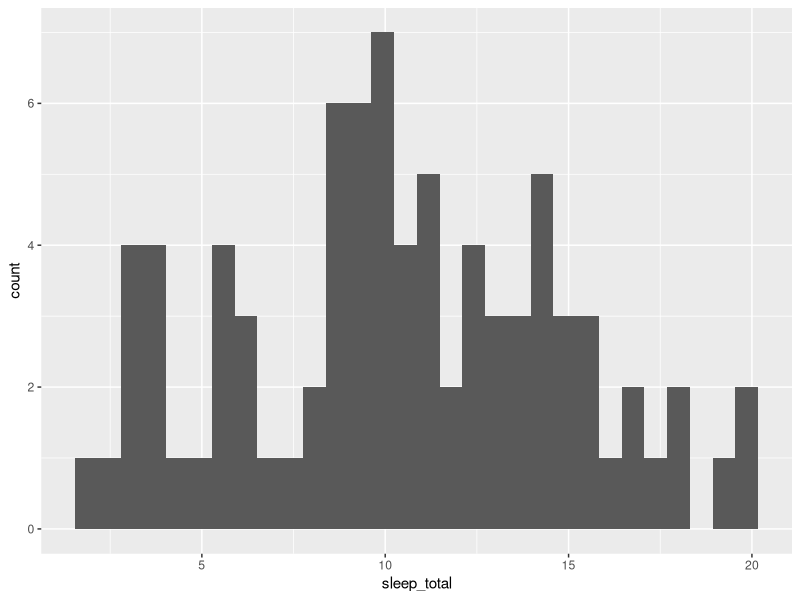
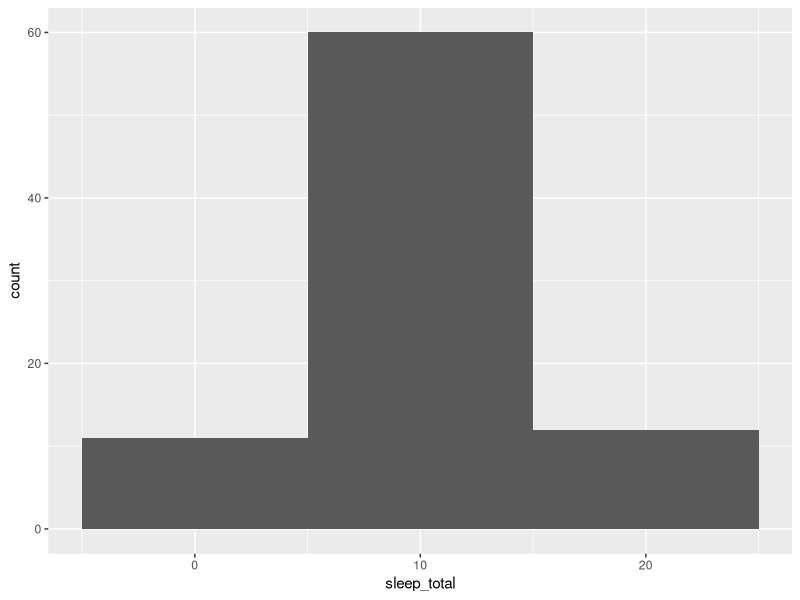
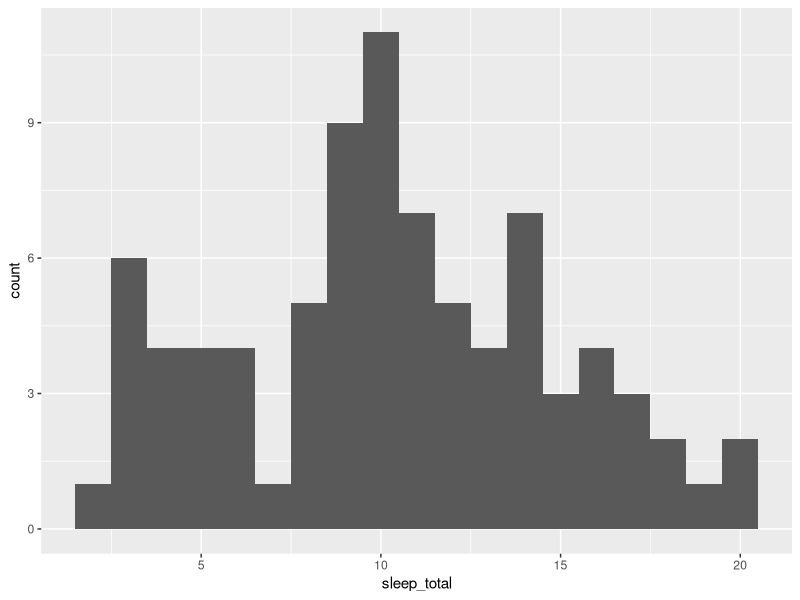
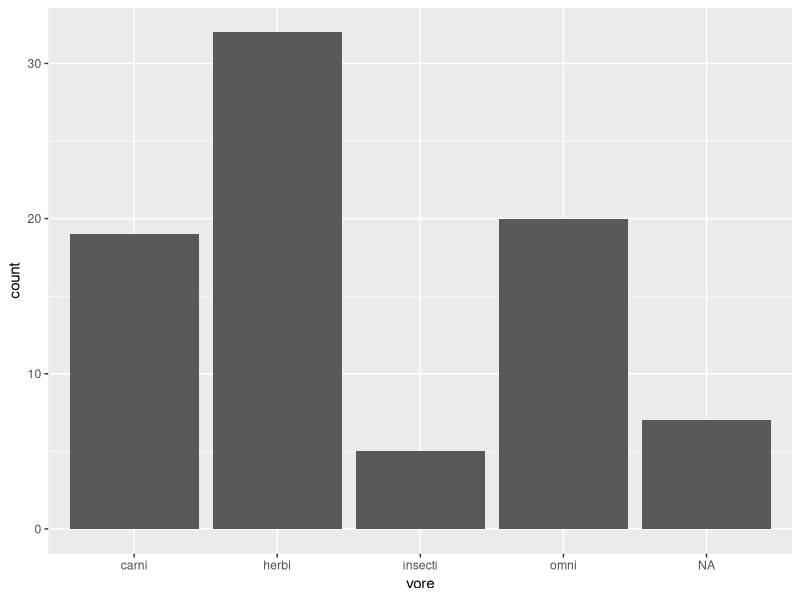
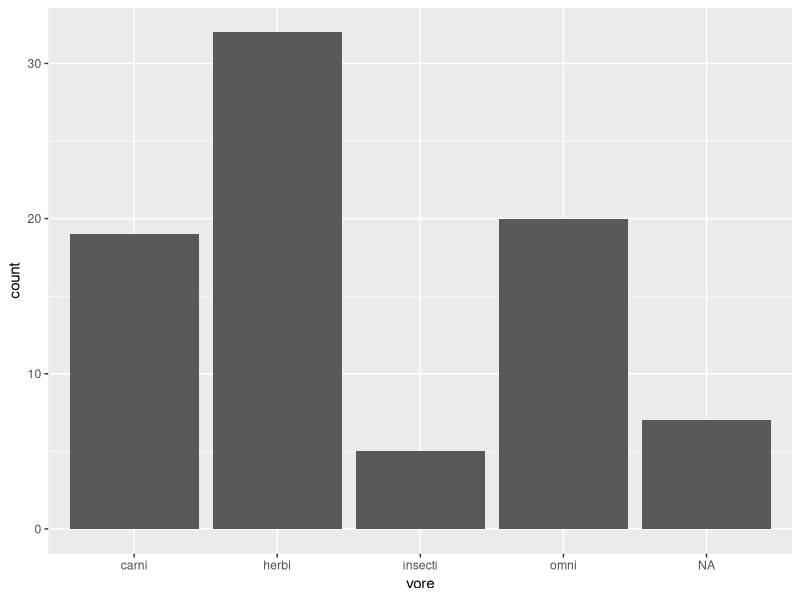
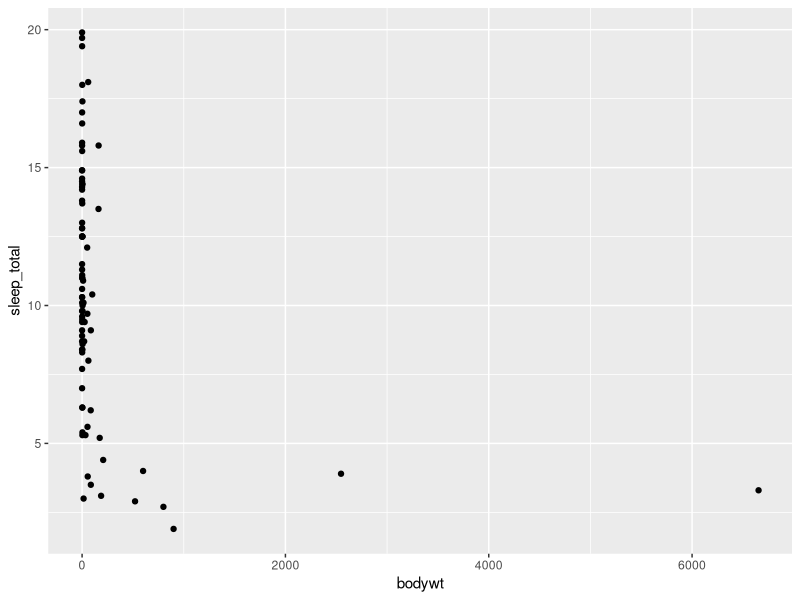
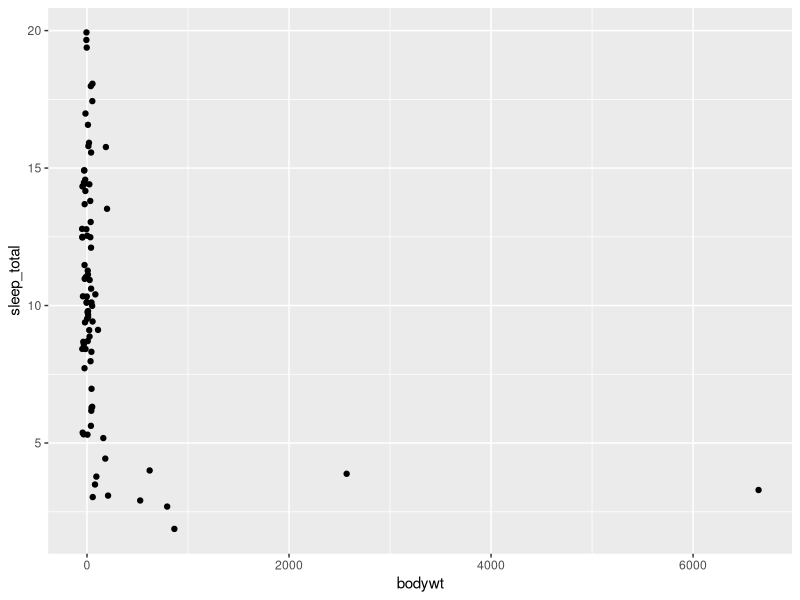
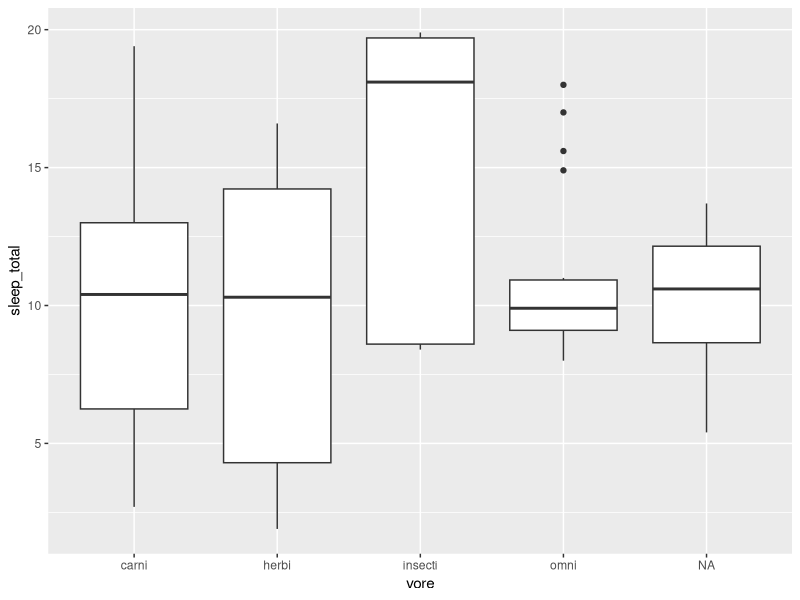

Source code (R) for these figures, in order:
#tested and working
install.packages("ggplot2")
library(ggplot2)

data("msleep")

#histogram
ggplot(msleep, aes(sleep_total)) +
  geom_histogram()

ggplot(msleep, aes(sleep_total)) +
  geom_histogram(binwidth = 10)

ggplot(msleep, aes(sleep_total)) +
  geom_histogram(binwidth = 1)

#bar chart
ggplot(msleep, aes(vore)) +
  geom_bar()

ggplot(msleep, aes(vore)) +
  geom_histogram(stat = "count")

#scatterplot
ggplot(msleep, aes(bodywt, sleep_total)) +
  geom_point()

ggplot(msleep, aes(bodywt, sleep_total)) +
  geom_jitter(width = 50)

#boxplot
ggplot(msleep, aes(vore, sleep_total)) +
  geom_boxplot()
